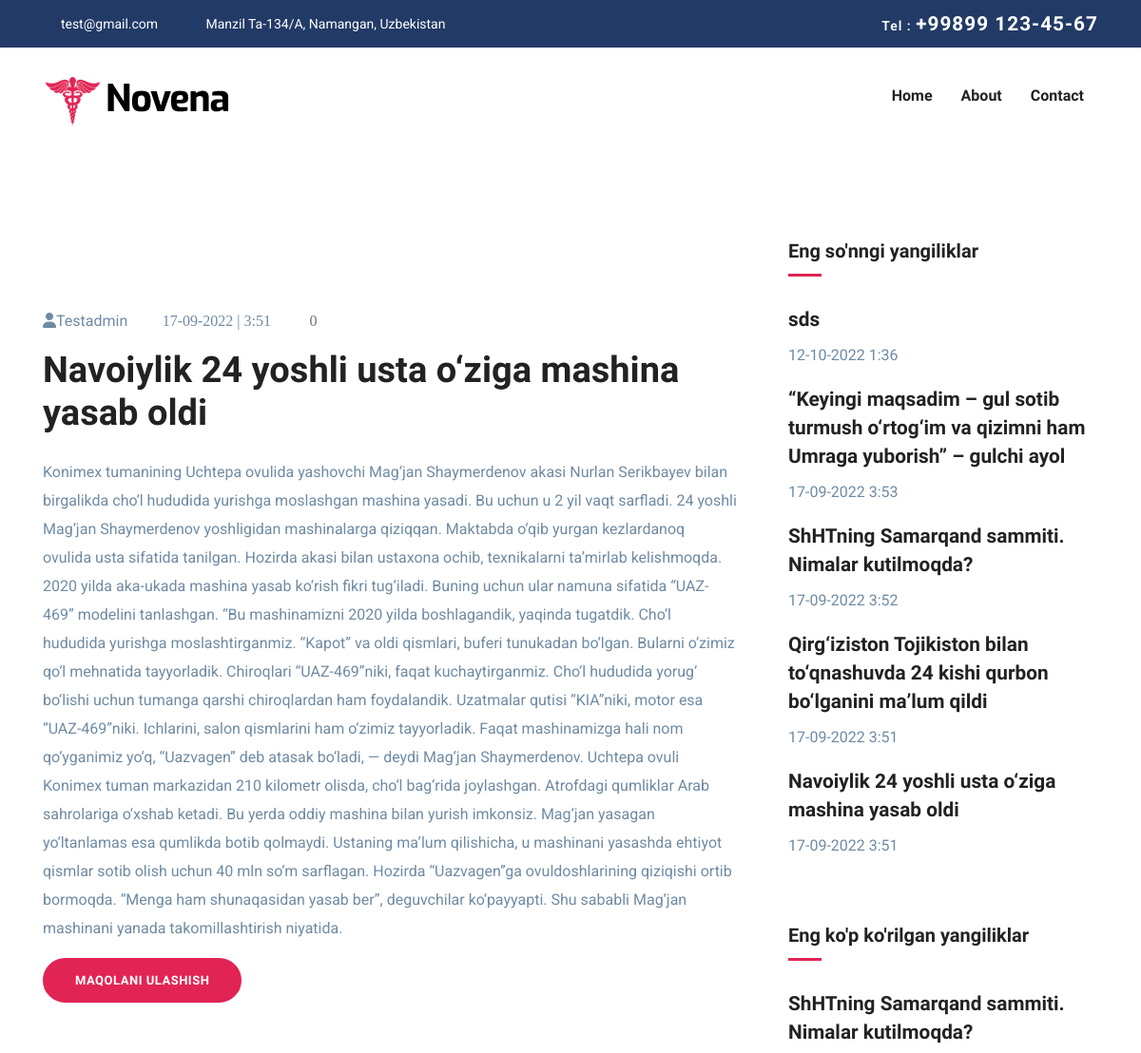
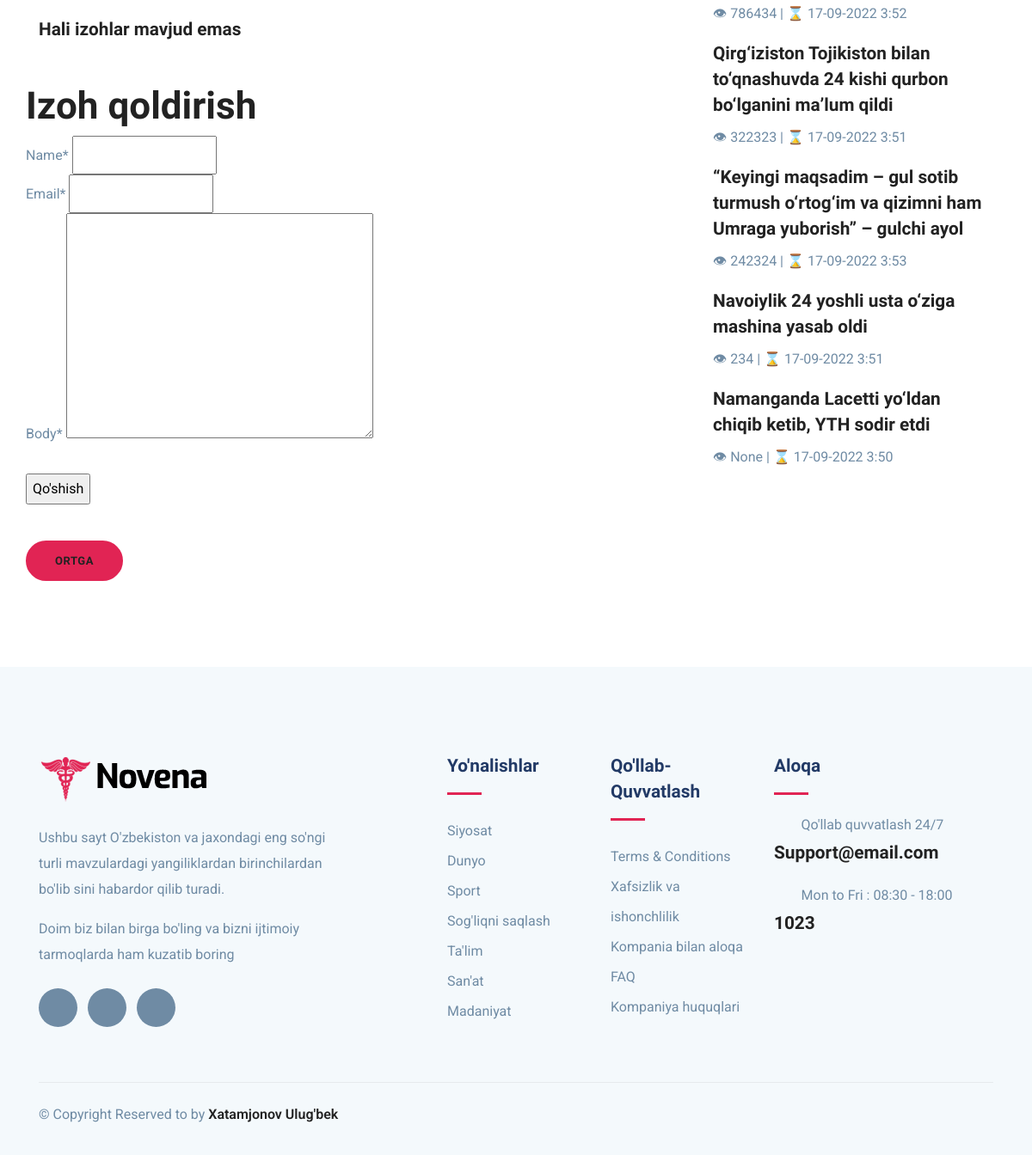
The page /9/1/ on the database its author committed (2 pictures, top to bottom).
### post/models.py (models this page shows, shortened)
class Post(models.Model):
	title = models.CharField(max_length=250, verbose_name="Sarlavha" )
	slug = AutoSlugField(populate_from="title")
	body = RichTextField(verbose_name="Matni")
	photo = models.ImageField(upload_to='post_photo/%Y/%m/%d/', verbose_name="Rasm")
	see = models.PositiveIntegerField(blank=True, null=True, verbose_name="Ko'rishlar soni")
	publish = models.DateTimeField(default=timezone.now, verbose_name="chop etilgan vaqt")
	status  = models.CharField(max_length=100, choices=STATUS, verbose_name="Holati")
	created_at = models.DateTimeField(auto_now_add=True, verbose_name="yaratilgan vaqti")
	updated = models.DateTimeField(auto_now=True, verbose_name="tahrirlangan vaqti")
	created_by = models.ForeignKey(User, on_delete=models.CASCADE, verbose_name="Muallif")
	objects = models.Manager()
	published = PublishMeneger()
	class Meta:
		ordering = ('-publish',)
	def get_absolute_url(self):
		return reverse('post:post_detail', args=[self.id, self.slug])

### post/views.py (the view)
# urls.py: path('<int:id>/<slug:slug>/', detail_view, name='post_detail'),
def detail_view(request,id, slug):
	post = get_object_or_404(Post, id=id, slug=slug)
	comments = post.comments.filter(active=True)
	new_comment = None
	if request.method == 'POST':
		comment_form = CommentForm(data=request.POST)
		if comment_form.is_valid():
			new_comment = comment_form.save(commit=False)
			new_comment.post = post
			new_comment.save()
	else:
		comment_form = CommentForm()
	context = {'post':post,
			'comments':comments,
			'new_comment':new_comment,
			'comment_form':comment_form,
			}
	return render(request, 'post/detail.html', context)

### post/forms.py
class CommentForm(forms.ModelForm):
	class Meta:
		model = Comment
		fields = ('name','email','body')

### post/templatetags/blog_tags.py (called while the page is built)
@register.inclusion_tag('tags/lastest_posts.html') # eng so'ngi postlar
def show_lastest_posts(count=5):
	lastest_posts = Post.objects.filter(status='active').order_by('-created_at')[:count]
	return {'lastest_posts': lastest_posts}

@register.inclusion_tag('tags/most_view.html')
def most_view_posts():
	most_view  = Post.objects.filter(status='active').order_by('-see')[:5]
	return {'most_view':most_view}

### templates/post/detail.html (shortened to what this page needs)
{% extends 'base.html' %}
{% load blog_tags %}
{% load crispy_forms_tags %}
{% load static %}
{% block content %}
<section class="section blog-wrap">
    <div class="container">
        <div class="row">
            <div class="col-lg-8">
                <div class="row">
					<div class="col-lg-12 mb-5">
						<div class="single-blog-item">
							<div class="blog-item-content mt-5">
								<div class="blog-item-meta mb-3">
									<span class="text-black text-capitalize mr-3"><i class="fa-solid fa-user"></i>{{ post.created_by }}</span>
									<span class="text-black text-capitalize mr-3"><i class="icofont-calendar mr-2">{{ post.created_at|date:" d-m-Y | f" }}</i></span>
									<span class="text-muted text-capitalize mr-3"><i class="icofont-comment mr-2">{{ comments.count }}</i></span>
								</div>
								<h2 class="mb-4 text-md">{{ post.title }}</h2>
								<p class="lead mb-4">{{ post.body|safe }}</p>
								<button class="btn btn-main-2 btn-round-full"><a style="color: white;" href="{% url 'post:post_share' post.id %}">Maqolani ulashish</a></button>
							</div>
						</div>
					</div>
					<div class="col-lg-12">
						<div class="comment-area mt-4 mb-5">
							<div>
								{% with comments.count as total_comments %}
									{% if total_comments == 0 %}
										<h4 class="mb-4">Hali izohlar mavjud emas</h4>
									{% else %}
										<h4 class="mb-4">{{ total_comments }} ta izoh mavjud</h4>
									{% endif %}
								{% endwith %}
							</div>
						</div>
					</div>
					<div>
						{% if new_comment %}
							<h2>Sizning izohingiz qo'shildi</h2>
						{% else %}
							<h2>Izoh qoldirish</h2>
							<form action="." method="post">
								{{ comment_form|crispy }}
								<br>
								<p><input  type="submit" value="Qo'shish"></p>
							</form>
						{% endif %}
						<br>
						<button class="btn btn-main-2 btn-round-full"><a href="{% url 'post:post_list' %}">Ortga</a></button>
					</div>
				</div>
            </div>
            <div class="col-lg-4">
                <div class="sidebar-wrap pl-lg-4 mt-5 mt-lg-0">
					<div class="sidebar-widget latest-post mb-3">
						<h5>Eng so'nngi yangiliklar</h5>
						{% show_lastest_posts %}
					</div>
					<div class="sidebar-widget latest-post mb-3">
						<h5>Eng ko'p ko'rilgan yangiliklar</h5>
						{% most_view_posts %}
				    </div>
				</div>
			</div>
            </div>
        </div>
</section>
{% endblock content %}

### templates/base.html (shortened to what this page needs)
<!DOCTYPE html>
{% load static %}
<html>
	<head>
		<link rel="stylesheet" href="{% static 'plugins/bootstrap/css/bootstrap.min.css' %}">
		<link rel="stylesheet" href="{% static 'plugins/icofont/icofont.min.css' %}">
		<link rel="stylesheet" href="{% static 'plugins/slick-carousel/slick/slick.css' %}">
		<link rel="stylesheet" href="{% static 'plugins/slick-carousel/slick/slick-theme.css' %}">
		<link rel="stylesheet" href="{% static 'css/style.css' %}">
		<link rel="stylesheet" href="{% static 'css/main.css' %}">
	</head>
	<body>
		<header>
			<div class="header-top-bar">
				<div class="container">
					<div class="row align-items-center">
						<div class="col-lg-6">
							<ul class="top-bar-info list-inline-item pl-0 mb-0">
								<li class="list-inline-item"><a href="mailto:support@gmail.com"><i class="icofont-support-faq mr-2"></i>test@gmail.com</a></li>
								<li class="list-inline-item"><i class="icofont-location-pin mr-2"></i>Manzil Ta-134/A, Namangan, Uzbekistan </li>
							</ul>
						</div>
						<div class="col-lg-6">
							<div class="text-lg-right top-right-bar mt-2 mt-lg-0">
								<a href="tel:+23-345-67890" >
									<span>Tel : </span>
									<span class="h4">+99899 123-45-67 </span>
								</a>
							</div>
						</div>
					</div>
				</div>
			</div>
			<nav class="navbar navbar-expand-lg navigation" id="navbar">
				<div class="container">
				 	 <a class="navbar-brand" href="index.html">
					  	<img src="{% static 'images/logo.png' %}" alt="" class="img-fluid">
					  </a>
				  <div class="collapse navbar-collapse" id="navbarmain">
					<ul class="navbar-nav ml-auto">
					  <li class="nav-item active">
						<a class="nav-link" href="{% url 'post:post_list' %}">Home</a>
					  </li>
					   <li class="nav-item"><a class="nav-link"
					   	href="{% url 'post:about' %}">About</a></li>
					   <li class="nav-item"><a class="nav-link"
					   	href="{% url 'post:contact' %}">Contact</a></li>
					</ul>
				  </div>
				</div>
			</nav>
		</header>
		{% block content %}
		{% endblock content %}
		<footer class="footer section gray-bg">
			<div class="container">
				<div class="row">
					<div class="col-lg-4 mr-auto col-sm-6">
						<div class="widget mb-5 mb-lg-0">
							<div class="logo mb-4">
								<img src="images/logo.png" alt="" class="img-fluid">
							</div>
							<p>Ushbu sayt O'zbekiston  va jaxondagi eng so'ngi turli mavzulardagi yangiliklardan birinchilardan bo'lib sini habardor qilib turadi.</p>
							<p>Doim biz bilan birga bo'ling va bizni ijtimoiy tarmoqlarda ham kuzatib boring</p>
							<ul class="list-inline footer-socials mt-4">
								<li class="list-inline-item"><a href="https://www.facebook.com/themefisher"><i class="icofont-facebook"></i></a></li>
								<li class="list-inline-item"><a href="https://twitter.com/themefisher"><i class="icofont-twitter"></i></a></li>
								<li class="list-inline-item"><a href="https://www.pinterest.com/themefisher/"><i class="icofont-linkedin"></i></a></li>
							</ul>
						</div>
					</div>
					<div class="col-lg-2 col-md-6 col-sm-6">
						<div class="widget mb-5 mb-lg-0">
							<h4 class="text-capitalize mb-3">Yo'nalishlar</h4>
							<div class="divider mb-4"></div>
							<ul class="list-unstyled footer-menu lh-35">
								<li><a href="#">Siyosat </a></li>
								<li><a href="#">Dunyo</a></li>
								<li><a href="#">Sport</a></li>
								<li><a href="#">Sog'liqni saqlash</a></li>
								<li><a href="#">Ta'lim</a></li>
								<li><a href="#">San'at</a></li>
								<li><a href="#">Madaniyat</a></li>
							</ul>
						</div>
					</div>
					<div class="col-lg-2 col-md-6 col-sm-6">
						<div class="widget mb-5 mb-lg-0">
							<h4 class="text-capitalize mb-3">Qo'llab-quvvatlash</h4>
							<div class="divider mb-4"></div>
							<ul class="list-unstyled footer-menu lh-35">
								<li><a href="#">Terms & Conditions</a></li>
								<li><a href="#">Xafsizlik va ishonchlilik</a></li>
								<li><a href="#">Kompania bilan aloqa </a></li>
								<li><a href="#">FAQ</a></li>
								<li><a href="#">Kompaniya huquqlari</a></li>
							</ul>
						</div>
					</div>
					<div class="col-lg-3 col-md-6 col-sm-6">
						<div class="widget widget-contact mb-5 mb-lg-0">
							<h4 class="text-capitalize mb-3">Aloqa</h4>
							<div class="divider mb-4"></div>
							<div class="footer-contact-block mb-4">
								<div class="icon d-flex align-items-center">
									<i class="icofont-email mr-3"></i>
									<span class="h6 mb-0">Qo'llab quvvatlash 24/7</span>
								</div>
								<h4 class="mt-2"><a href="tel:+23-345-67890">Support@email.com</a></h4>
							</div>
							<div class="footer-contact-block">
								<div class="icon d-flex align-items-center">
									<i class="icofont-support mr-3"></i>
									<span class="h6 mb-0">Mon to Fri : 08:30 - 18:00</span>
								</div>
								<h4 class="mt-2"><a href="tel:+23-345-67890">1023</a></h4>
							</div>
						</div>
					</div>
				</div>
				<div class="footer-btm py-4 mt-5">
					<div class="row align-items-center justify-content-between">
						<div class="col-lg-6">
							<div class="copyright">
								&copy; Copyright Reserved to  by
								<a href="https://t.me/UlugbekXatamjonov" target="_blank">Xatamjonov Ulug'bek</a>
							</div>
						</div>
					</div>
				</div>
			</div>
		</footer>
	</body>
</html>

### templates/tags/lastest_posts.html
{% for post in lastest_posts %}
	<h4><a href="{{ post.get_absolute_url }}">{{ post.title }}</a></h4>
	<p>{{ post.created_at| date:"d-m-Y f" }}</p>
{% endfor %}

### templates/tags/most_view.html
{% for post in most_view %}
	<h4><a href="{{ post.get_absolute_url }}">{{ post.title }}</a></h4>
	<p>👁 {{ post.see }} | ⌛ {{ post.created_at| date:"d-m-Y f" }}</p>
{% endfor %}

### static/css/style.css (style rules this page uses)
html { overflow-x: hidden; }
body { line-height: 1.6; font-family: "Roboto", sans-serif; -webkit-font-smoothing: antialiased; font-size: 16px; color: #6F8BA4; font-weight: 400; }
h1, .h1, h2, .h2, h3, .h3, h4, .h4, h5, .h5, h6, .h6 { font-family: "Exo", sans-serif; font-weight: 700; color: #222; }
h2, .h2 { font-size: 44px; }
h4, .h4 { font-size: 1.3rem; line-height: 30px; }
h5, .h5 { font-size: 1.25rem; }
h6, .h6 { font-size: 1rem; }
p { line-height: 30px; }
input[type="email"], input[type="password"], input[type="text"], input[type="tel"] { box-shadow: none; height: 45px; outline: none; font-size: 14px; }
.btn { display: inline-block; font-size: 14px; font-size: 0.8125rem; font-weight: 700; letter-spacing: .5px; padding: .75rem 2rem; font-family: "Exo", sans-serif; text-transform: uppercase; border-radius: 5px; border: 2px solid transparent; transition: all .35s ease; }
.btn-main-2 { background: #e12454; color: #fff; border-color: #e12454; }
.btn-round-full { border-radius: 50px; }
.section { padding: 100px 0; }
.text-md { font-size: 2.25rem; }
a { color: #222; text-decoration: none; transition: all .35s ease; }
.gray-bg { background: #f4f9fc; }
#navbarmain { padding: 20px 0px; }
#navbarmain .nav-link { font-weight: 600; padding: 10px 15px; color: #222; font-family: "Exo", sans-serif; text-transform: capitalize; font-size: 16px; transition: all .25s ease; }
.navbar-brand { margin-top: 10px; }
.header-top-bar { background: #223a66; font-size: 14px; padding: 10px 0px; box-shadow: 0 1px 2px rgba(0, 0, 0, 0.05); color: #fff; }
.top-bar-info li a { color: #fff; margin-right: 20px; }
.top-right-bar a span { color: #fff; font-weight: 600; letter-spacing: 1px; }
.divider { width: 40px; height: 5px; background: #e12454; }
.lh-35 { line-height: 35px; }
.blog-item-content h2 { font-weight: 600; font-size: 38px; }
.sidebar-widget { margin-bottom: 30px; padding-bottom: 35px; }
.sidebar-widget h5 { margin-bottom: 30px; position: relative; padding-bottom: 15px; }
.sidebar-widget h5:before { position: absolute; content: ""; left: 0px; bottom: 0px; width: 35px; height: 3px; background: #e12454; }
.footer { padding-bottom: 10px; }
.footer .copyright a { font-weight: 600; }
.logo { font-weight: 600; letter-spacing: 1px; }
.widget .divider { height: 3px; }
.widget h4 { color: #223a66; }
.widget .footer-menu a { color: #6F8BA4; }
.footer-contact-block span { font-weight: 400; color: #6F8BA4; }
.footer-contact-block i { font-size: 20px; }
.footer-btm { border-top: 1px solid rgba(0, 0, 0, 0.06); }
.footer-socials li a { width: 45px; height: 45px; background: #6F8BA4; color: #fff; display: inline-block; text-align: center; border-radius: 100%; padding-top: 12px; }

### rows shown on the page
Post: created_by "Testadmin", created_at|f "17-09-2022 | 3:51", title "Navoiylik 24 yoshli usta o‘ziga mashina yasab oldi", body "Konimex tumanining Uchtepa ovulida yashovchi Mag‘jan Shaymerdenov akasi Nurlan Serikbayev bilan birgalikda cho‘l hududida yurishga moslashgan mashina yasadi. Bu uchun u 2 yil vaqt sarfladi. 24 yoshli Mag‘jan Shaymerdenov yoshligidan mashinalarga qiziqqan. Maktabda o‘qib yurgan kezlardanoq ovulida usta sifatida tanilgan. Hozirda akasi bilan ustaxona ochib, texnikalarni ta’mirlab kelishmoqda. 2020 yilda aka-ukada mashina yasab ko‘rish fikri tug‘iladi. Buning uchun ular namuna sifatida “UAZ-469” modelini tanlashgan. “Bu mashinamizni 2020 yilda boshlagandik, yaqinda tugatdik. Cho‘l hududida yurishga moslashtirganmiz. “Kapot” va oldi qismlari, buferi tunukadan bo‘lgan. Bularni o‘zimiz qo‘l…", created_at "17-09-2022 3:51", see "234"
Post: title "sds", created_at "12-10-2022 1:36"
Post: title "“Keyingi maqsadim – gul sotib turmush o‘rtog‘im va qizimni ham Umraga yuborish” – gulchi ayol", created_at "17-09-2022 3:53", see "242324"
Post: title "ShHTning Samarqand sammiti. Nimalar kutilmoqda?", created_at "17-09-2022 3:52", see "786434"
Post: title "Qirg‘iziston Tojikiston bilan to‘qnashuvda 24 kishi qurbon bo‘lganini ma’lum qildi", created_at "17-09-2022 3:51", see "322323"
Post: title "Namanganda Lacetti yo‘ldan chiqib ketib, YTH sodir etdi", see "None", created_at "17-09-2022 3:50"

### other values the page prints
{{ comments.count }} "0"
